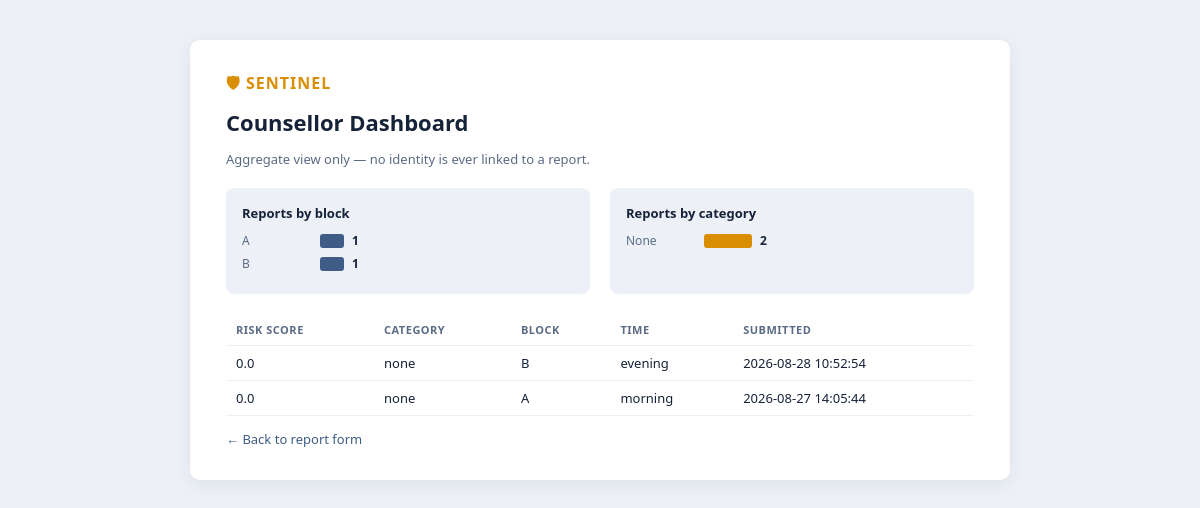
/dashboard, run on the app's committed database.
### tables this page shows
CREATE TABLE reports (
            id INTEGER PRIMARY KEY AUTOINCREMENT,
            text TEXT NOT NULL,
            hostel_block TEXT,
            time_slot TEXT,
            risk_score REAL,
            category TEXT,
            created_at TIMESTAMP DEFAULT CURRENT_TIMESTAMP
        );

### app.py (the view)
@app.route("/dashboard")
def dashboard():
    reports = get_all_reports()
    by_block, by_category = get_stats()
    return render_template(
        "dashboard.html", reports=reports, by_block=by_block, by_category=by_category
    )

### database.py (called while the page is built)
def get_db():
    conn = sqlite3.connect(DB_PATH)
    conn.row_factory = sqlite3.Row
    return conn

def get_all_reports():
    conn = get_db()
    rows = conn.execute(
        "SELECT * FROM reports ORDER BY risk_score DESC, created_at DESC"
    ).fetchall()
    conn.close()
    return rows

def get_stats():
    conn = get_db()
    by_block = conn.execute(
        "SELECT hostel_block, COUNT(*) as n FROM reports GROUP BY hostel_block"
    ).fetchall()
    by_category = conn.execute(
        "SELECT category, COUNT(*) as n FROM reports GROUP BY category"
    ).fetchall()
    conn.close()
    return by_block, by_category

### templates/dashboard.html (shortened to what this page needs)
<!DOCTYPE html>
<html>
<head>
  <link rel="stylesheet" href="/static/style.css">
</head>
<body>
  <div class="wrap wide">
    <div class="brand">🛡 SENTINEL</div>
    <h1>Counsellor Dashboard</h1>
    <p class="muted">Aggregate view only — no identity is ever linked to a report.</p>
    <div class="stats-row">
      <div class="stat-card">
        <h3>Reports by block</h3>
        {% for row in by_block %}
          <div class="bar-row">
            <span class="bar-label">{{ row["hostel_block"] }}</span>
            <div class="bar" style="width: {{ (row['n'] * 24) }}px;"></div>
            <span class="bar-count">{{ row["n"] }}</span>
          </div>
        {% endfor %}
      </div>
      <div class="stat-card">
        <h3>Reports by category</h3>
        {% for row in by_category %}
          <div class="bar-row">
            <span class="bar-label">{{ row["category"] }}</span>
            <div class="bar accent" style="width: {{ (row['n'] * 24) }}px;"></div>
            <span class="bar-count">{{ row["n"] }}</span>
          </div>
        {% endfor %}
      </div>
    </div>
    <table>
      <tr>
        <th>Risk Score</th>
        <th>Category</th>
        <th>Block</th>
        <th>Time</th>
        <th>Submitted</th>
      </tr>
      {% for r in reports %}
      <tr class="{{ 'high-risk' if r['risk_score'] >= 6 else '' }}">
        <td>{{ r["risk_score"] }}</td>
        <td>{{ r["category"] }}</td>
        <td>{{ r["hostel_block"] }}</td>
        <td>{{ r["time_slot"] }}</td>
        <td>{{ r["created_at"] }}</td>
      </tr>
      {% endfor %}
    </table>
    <a class="link" href="/">← Back to report form</a>
  </div>
</body>
</html>

### static/style.css (style rules this page uses)
* { box-sizing: border-box; }
body { font-family: 'Calibri', 'Segoe UI', sans-serif; background: #EDF1F7; color: #152238; margin: 0; padding: 40px 20px; }
.wrap { max-width: 560px; margin: 0 auto; background: #fff; border-radius: 10px; padding: 32px 36px; box-shadow: 0 4px 18px rgba(21, 34, 56, 0.08); }
.wrap.wide { max-width: 820px; }
.brand { font-weight: bold; color: #D98E04; letter-spacing: 1px; margin-bottom: 8px; }
h1 { font-size: 22px; margin: 0 0 4px 0; }
.muted { color: #5B6B85; font-size: 13px; margin-bottom: 20px; }
.link { display: block; margin-top: 14px; color: #3E5C86; text-decoration: none; font-size: 13px; }
table { width: 100%; border-collapse: collapse; margin-top: 20px; font-size: 13px; }
th, td { text-align: left; padding: 8px 10px; border-bottom: 1px solid #EDF1F7; }
th { color: #5B6B85; text-transform: uppercase; font-size: 11px; letter-spacing: 0.5px; }
.stats-row { display: flex; gap: 20px; margin: 20px 0; }
.stat-card { flex: 1; background: #EDF1F7; border-radius: 8px; padding: 16px; }
.stat-card h3 { font-size: 13px; margin: 0 0 10px 0; color: #152238; }
.bar-row { display: flex; align-items: center; gap: 8px; margin-bottom: 6px; font-size: 12px; }
.bar-label { width: 70px; text-transform: capitalize; color: #5B6B85; }
.bar { height: 14px; background: #3E5C86; border-radius: 3px; }
.bar.accent { background: #D98E04; }
.bar-count { color: #152238; font-weight: bold; }

### data on the page
reports: category "None", {{ (row['n'] * 24) }} 48 (drawn), n "2", risk_score "0.0", category "none", hostel_block "B", time_slot "evening", created_at "2026-08-28 10:52:54"
reports: risk_score "0.0", category "none", hostel_block "A", time_slot "morning", created_at "2026-08-27 14:05:44"

### other printed values
{{ row["hostel_block"] }} "A" "B"
{{ row["n"] }} "1" "1"
